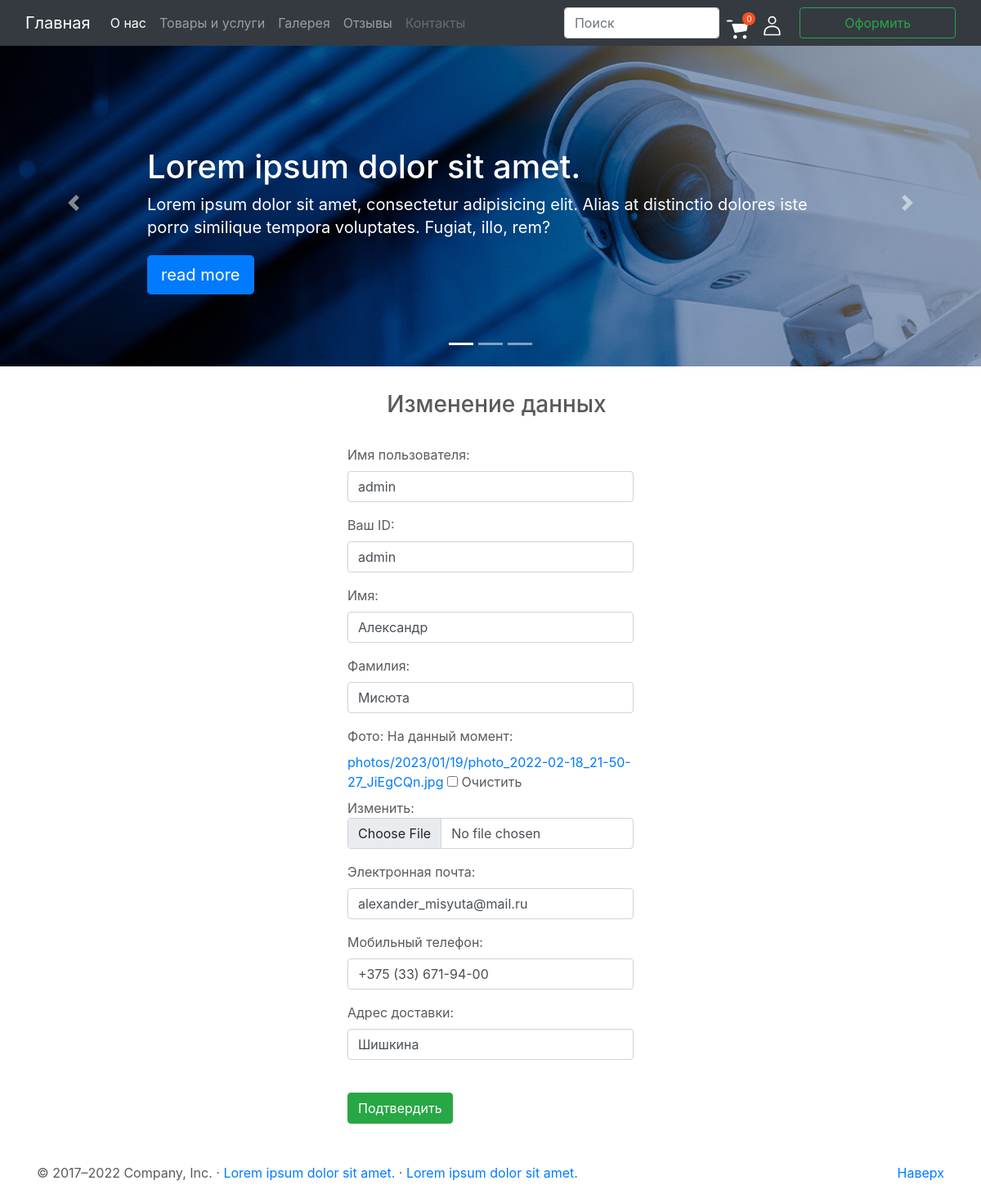
The page /user_update/admin/ on the database its author committed.
### main/models.py (models this page shows, shortened)
class CustomUser(AbstractUser):
    slug = models.SlugField(verbose_name='Ваш ID', max_length=50, unique=True, db_index=True, null=True)
    photo = models.ImageField(upload_to='photos/%Y/%m/%d/', verbose_name='Фото', null=True, blank=True)
    mobile = models.CharField(max_length=20, verbose_name='Телефон', null=True, blank=True)
    address = models.CharField(max_length=255, verbose_name='Адрес доставки', null=True, blank=True)
    class Meta:
        verbose_name = 'Пользователь'
        verbose_name_plural = 'Пользователи'

### main/views.py (the view, shortened to what this page needs)
# urls.py: path('user_update/<slug:slug>/', UserUpdate.as_view(), name='user_update'),
class UserUpdate(DataMixin, UpdateView):
    model = CustomUser
    form_class = CustomUserChangeForm
    template_name = 'main/user_register.html'
    def get_context_data(self, **kwargs):
        context = super().get_context_data(**kwargs)
        c_def = self.get_user_context(title='Изменение данных', block_title='Изменение данных')
        context = dict(list(context.items()) + list(c_def.items()))
        return context

### cart/cart.py (called while the page is built)
    def __len__(self):
        return sum(item['quantity'] for item in self.cart.values())

### cart/context_processors.py (called while the page is built)
def cart(request):
    return {'cart': Cart(request)}

### main/utils.py (called while the page is built)
    def get_user_context(self, **kwargs):
        context = kwargs
        return context

### main/templates/main/user_register.html (shortened to what this page needs)
{% extends 'main/base.html' %}
{% block body %}
<div class="row">
    <div class="col-sm"></div>
    <div class="col-sm">
        <form method="post">
            {% for el in form %}
            <p><label for="{{el.id_for_label}}">{{ el.label }}:</label> {{ el }}</p>
            {% endfor %}<br>
            <button class="btn btn-success" type="submit">Подтвердить</button>
        </form><br><br>
    </div>
    <div class="col-sm"></div>
</div>
{% endblock %}

### main/static/main/css/carousel.rtl.css (style rules this page uses)
body { padding-top: 3rem; padding-bottom: 3rem; color: #5a5a5a; }

### rows shown on the page
CustomUser: form "admin" "admin" "Александр" "Мисюта" "alexander_misyuta@mail.ru" "+375 (33) 671-94-00" "Шишкина"

### other values the page prints
{{ block_title }} "Изменение данных"
{{ el.label }} "Имя пользователя" "Ваш ID" "Имя" "Фамилия" "Фото" "Электронная почта" "Мобильный телефон" "Адрес доставки"
